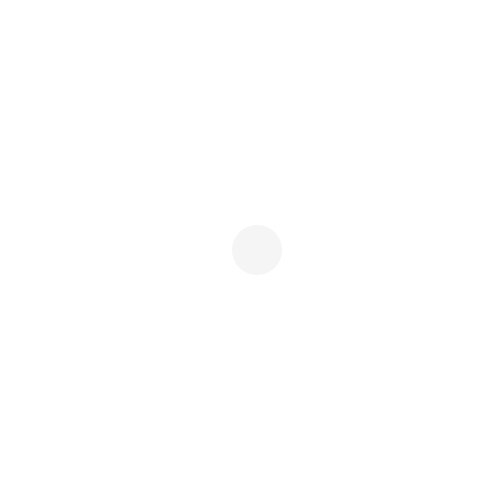
Frame 1 (no input)
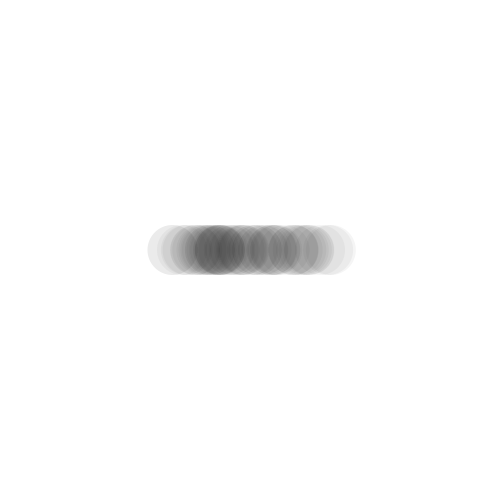
Frame 60 (the mouse pressed at the canvas centre just before this capture)
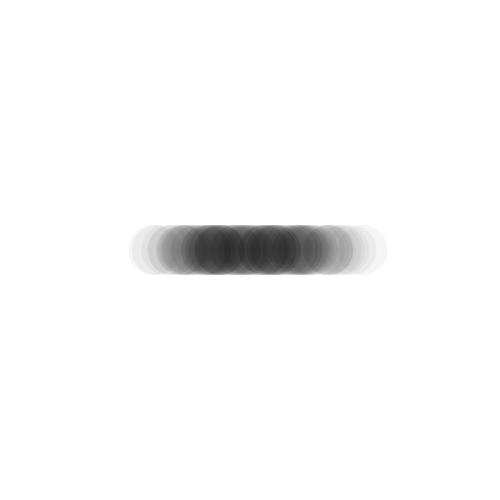
Frame 120 (the mouse held since frame 60 and released just before this capture)

The Processing sketch that drew these frames (run headless with seeded random() and noise(); from frame 60 on, the mouse is pressed at the canvas centre):

// Processing sketch: distribuci_nGaussiana_0
// ── distribuci_nGaussiana_0.pde
void setup() {
  size(500, 500);
  background(255);
}

void draw() {
  float xloc = randomGaussian();

  float sd = 50;
  float mean = width/2;

  xloc = (xloc*sd)+mean;
  
  fill(0,10);
  noStroke();
  ellipse(xloc,height/2,50,50);
}
